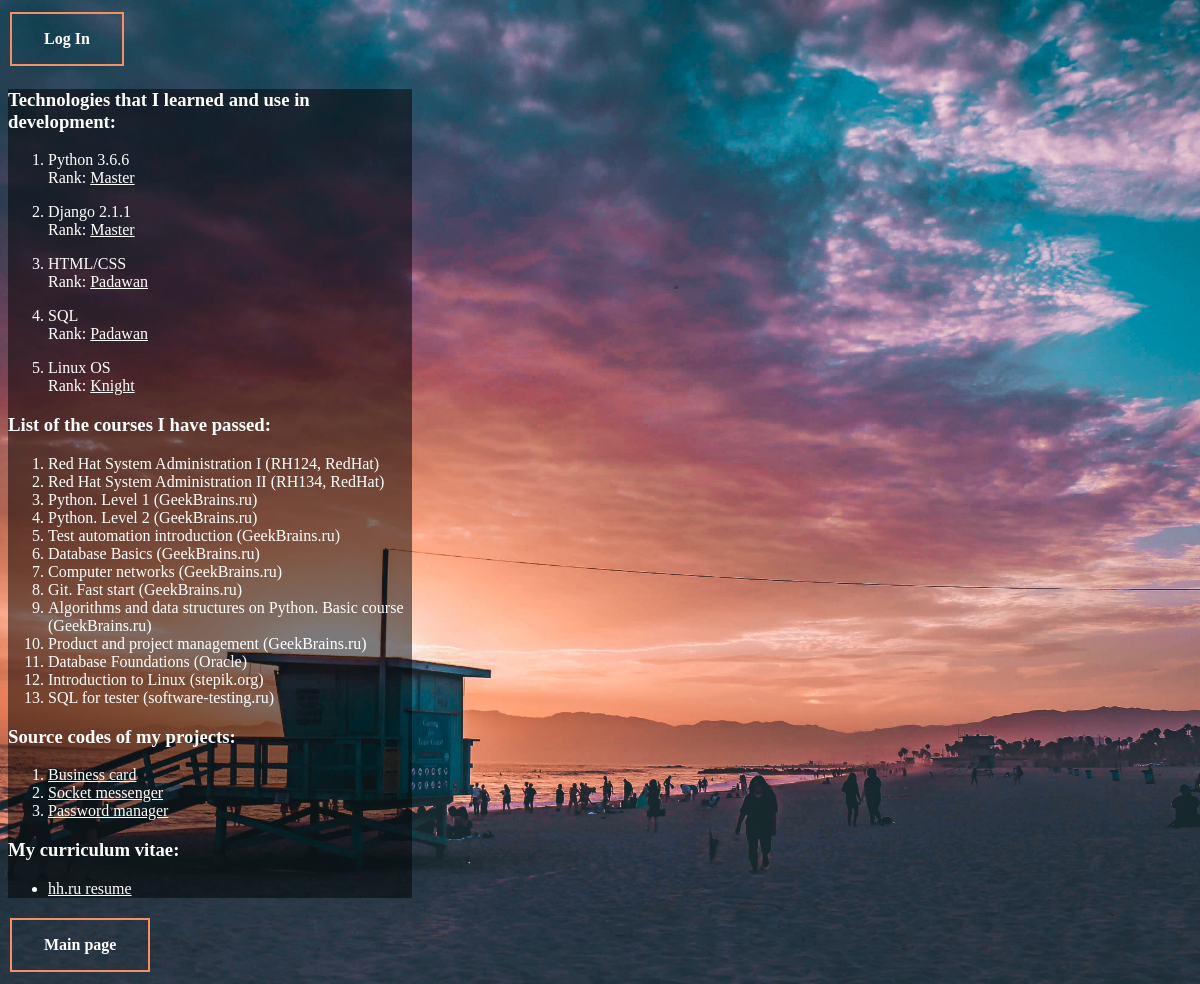
Screenshot of /skills/ with the database file from the repository.
### skills/models.py (models this page shows, shortened)
class Skill(models.Model):
    name = models.CharField(max_length=12, unique=True)
    version = models.CharField(max_length=12, blank=True)
    rank = models.ForeignKey(SkillRank, on_delete=models.PROTECT, null=True)
    def __str__(self):
        return f'{self.name} {self.version}'

class SkillRank(models.Model):
    name = models.CharField(max_length=12, unique=True)

### skills/views.py (the view)
# urls.py: path('skills/', skills_view, name='skills'),
def skills_view(request):
    tech_skills = Skill.objects.all()
    finished_cources = ['Red Hat System Administration I (RH124, RedHat)',
                        'Red Hat System Administration II (RH134, RedHat)',
                        'Python. Level 1 (GeekBrains.ru)',
                        'Python. Level 2 (GeekBrains.ru)',
                        'Test automation introduction (GeekBrains.ru)',
                        'Database Basics (GeekBrains.ru)',
                        'Computer networks (GeekBrains.ru)',
                        'Git. Fast start (GeekBrains.ru)',
                        'Algorithms and data structures on Python. Basic course (GeekBrains.ru)',
                        'Product and project management (GeekBrains.ru)',
                        'Database Foundations (Oracle)',
                        'Introduction to Linux (stepik.org)',
                        'SQL for tester (software-testing.ru)'
                        ]
    my_projects = [{'name': 'Business card', 'link': 'https://github.com/ikrugloff/business_card'},
                   {'name': 'Socket messenger', 'link': 'https://github.com/ikrugloff/jim-messenger'},
                   {'name': 'Password manager', 'link': 'https://github.com/ikrugloff/passvault'}
                   ]
    return render(request, 'skills.html', {'tech_skills': tech_skills, 'finished_cources': finished_cources,
                                           'my_projects': my_projects})

### templates/skills.html (shortened to what this page needs)
{% extends "base.html" %}
{% load staticfiles %}
{% block css %}
    <link href="{% static 'css/skills.css' %}" rel="stylesheet">
{% endblock %}
{% block body %}
    {% include 'inc-login.html' %}
    <div style="background-color:rgba(0, 0, 0, 0.5);">
        <div>
            <p>
                <h3>
                    <p>Technologies that I learned and use in development:</p>
                </h3>
                {% if tech_skills %}
                    <ol>
                    {% for skill in tech_skills %}
                        <p>
                        <li>{{ skill }}</li>
                        Rank: <a href="{% url 'rank' rank_id=skill.rank.id %}">{{ skill.rank.name }}</a>
                        </p>
                    {% endfor %}
                    </ol>
                {% else %}
                    Where's my skills?!
                    <br>
                {% endif %}
                <h3>
                    <p>List of the courses I have passed:</p>
                </h3>
                {% if finished_cources %}
                    <ol>
                    {% for course in finished_cources %}
                        <li>{{ course }}</li>
                    {% endfor %}
                    </ol>
                {% else %}
                    Where's my courses?!
                    <br>
                {% endif %}
                <h3>
                    <p>Source codes of my projects:</p>
                </h3>
                    <ol>
                        {% for project in my_projects %}
                        <li><a href={{ project.link }}>{{ project.name }}</a></li>
                        {% endfor %}
                    </ol>
                <h3>
                    <p>My curriculum vitae:</p>
                </h3>
                    <ul>
                        <li><a href="https://nn.hh.ru/resume/d4298194ff03c8a7620039ed1f6c6e66747351">hh.ru resume</a></li>
                    </ul>
            </p>
        </div>
    </div>
    <a href="{% url 'index' %}" class="button button_style"><b>Main page</b></a>
{% endblock %}

### templates/base.html (shortened to what this page needs)
{% load staticfiles %}
<html lang="en">
    <head>
        <link href="{% static 'css/global.css' %}" rel="stylesheet">
        {% block css %}{% endblock %}
    </head>
    <body>
        {% block body %}{% endblock %}
    </body>
</html>

### templates/inc-login.html
{% if user.is_authenticated %}
    Hello {{ user.username }}<br>
    <a href="{% url 'logout' %}" class="button button_style"><b>Log Out</b></a>
{% else %}
    <a href="{% url 'login' %}" class="button button_style"><b>Log In</b></a>
{% endif %}

### static/css/global.css (style rules this page uses)
.button { background-color: Transparent; border: none; color: white; padding: 16px 32px; text-align: center; text-decoration: none; display: inline-block; font-size: 16px; margin: 4px 2px; -webkit-transition-duration: 0.4s; transition-duration: 0.4s; cursor: pointer; }

### static/css/skills.css (style rules this page uses)
html { background: url("/static/skills/bg_03_skills_los_angeles.jpg") no-repeat center fixed; background-size: cover; width: 35% }
body { color: white; }
.button_style { background-color: Transparent; color: white; border: 2px solid #F68F62; }
a { color: white }

### rows the page displays
Skill: name+version "Python 3.6.6", rank.name "Master"
Skill: name+version "Django 2.1.1", rank.name "Master"
Skill: name+version "HTML/CSS", rank.name "Padawan"
Skill: name+version "SQL", rank.name "Padawan"
Skill: name+version "Linux OS", rank.name "Knight"

### other values shown
{{ course }} "Red Hat System Administration I (RH124, RedHat)" "Red Hat System Administration II (RH134, RedHat)" "Python. Level 1 (GeekBrains.ru)" "Python. Level 2 (GeekBrains.ru)" "Test automation introduction (GeekBrains.ru)" "Database Basics (GeekBrains.ru)" "Computer networks (GeekBrains.ru)" "Git. Fast start (GeekBrains.ru)" "Algorithms and data structures on Python. Basic course (GeekBrains.ru)" "Product and project management (GeekBrains.ru)" "Database Foundations (Oracle)" "Introduction to Linux (stepik.org)" "SQL for tester (software-testing.ru)"
{{ project.name }} "Business card" "Socket messenger" "Password manager"
